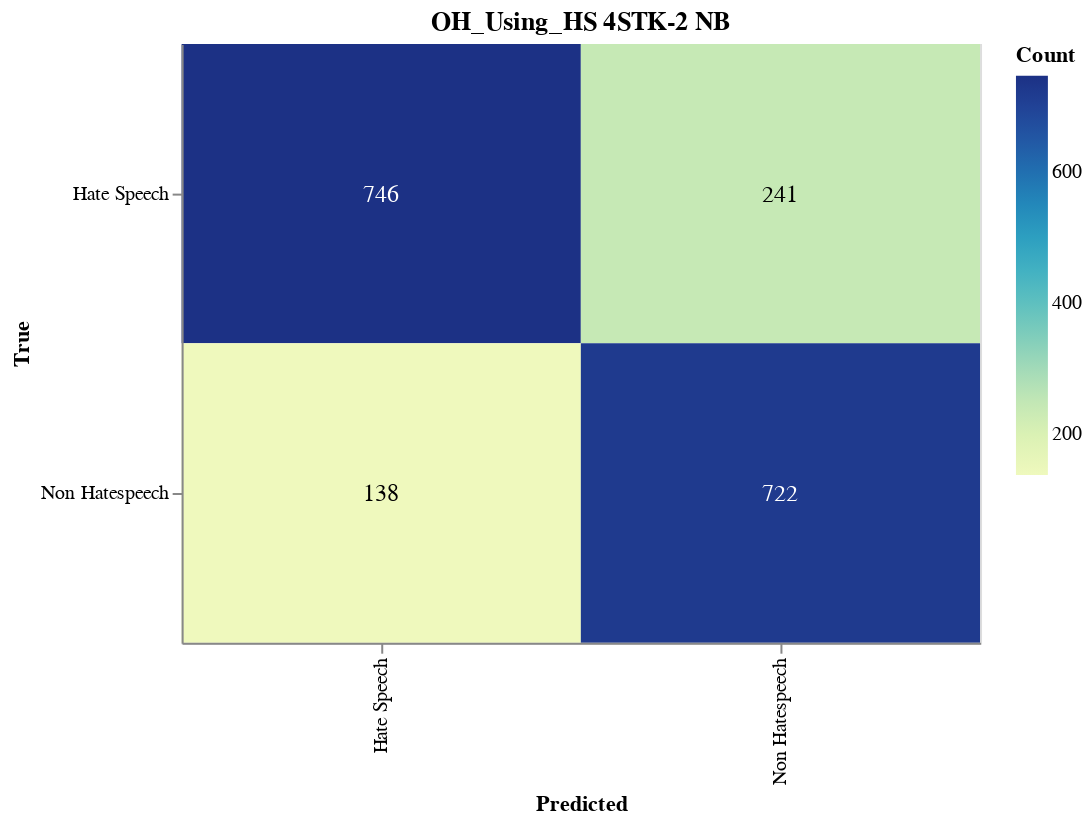

Notebook cell for this chart:
### Markdown cell above
#### Save CM

### Code cell
import altair as alt
import altair_saver
import pandas as pd
from sklearn.metrics import confusion_matrix

# Calculate the confusion matrix
cm = confusion_matrix(y_val, adjusted_predictions)

# Define class names
class_names = ['Hate Speech', 'Non Hatespeech']

# Convert confusion matrix to DataFrame
cm_df = pd.DataFrame(cm, index=class_names, columns=class_names).reset_index().melt(id_vars='index')
cm_df.columns = ['True', 'Predicted', 'Count']

# Ensure the order of categories
cm_df['True'] = pd.Categorical(cm_df['True'], categories=class_names, ordered=True)
cm_df['Predicted'] = pd.Categorical(cm_df['Predicted'], categories=class_names, ordered=True)

# Create the Altair plot
heatmap = alt.Chart(cm_df).mark_rect().encode(
    x=alt.X('Predicted:O', sort=class_names),
    y=alt.Y('True:O', sort=class_names),
    color='Count:Q',
    tooltip=['True', 'Predicted', 'Count']
).properties(
    width=400,
    height=300,
    title='OH_Using_HS 4STK-2 NB'
)

# Add text labels
text = heatmap.mark_text(
    align='center',
    baseline='middle',
    fontSize=12
).encode(
    text='Count:Q',
    color=alt.condition(
        alt.datum.Count > cm.max() / 2,
        alt.value('white'),
        alt.value('black')
    )
)

# Combine heatmap and text
final_chart = heatmap + text

# Display the plot
final_chart.show()

### Figure 1 — Vega-Lite specification as saved in the notebook (floating-point values rounded to 4 significant figures)
{"config": {"view": {"continuousWidth": 300, "continuousHeight": 300}}, "layer": [{"mark": {"type": "rect"}, "encoding": {"color": {"field": "Count", "type": "quantitative"}, "tooltip": [{"field": "True", "type": "ordinal"}, {"field": "Predicted", "type": "ordinal"}, {"field": "Count", "type": "quantitative"}], "x": {"field": "Predicted", "sort": ["Hate Speech", "Non Hatespeech"], "type": "ordinal"}, "y": {"field": "True", "sort": ["Hate Speech", "Non Hatespeech"], "type": "ordinal"}}, "title": "OH_Using_HS 4STK-2 NB"}, {"mark": {"type": "text", "align": "center", "baseline": "middle", "fontSize": 12}, "encoding": {"color": {"condition": {"test": "(datum.Count > 373.0)", "value": "white"}, "value": "black"}, "text": {"field": "Count", "type": "quantitative"}, "tooltip": [{"field": "True", "type": "ordinal"}, {"field": "Predicted", "type": "ordinal"}, {"field": "Count", "type": "quantitative"}], "x": {"field": "Predicted", "sort": ["Hate Speech", "Non Hatespeech"], "type": "ordinal"}, "y": {"field": "True", "sort": ["Hate Speech", "Non Hatespeech"], "type": "ordinal"}}, "title": "OH_Using_HS 4STK-2 NB"}], "data": {"name": "data-f5fd2a403fe960280d4130339916282c"}, "height": 300, "width": 400, "$schema": "https://vega.github.io/schema/vega-lite/v5.17.0.json", "datasets": {"data-f5fd2a403fe960280d4130339916282c": [{"True": "Hate Speech", "Predicted": "Hate Speech", "Count": 746}, {"True": "Non Hatespeech", "Predicted": "Hate Speech", "Count": 138}, {"True": "Hate Speech", "Predicted": "Non Hatespeech", "Count": 241}, {"True": "Non Hatespeech", "Predicted": "Non Hatespeech", "Count": 722}]}}
